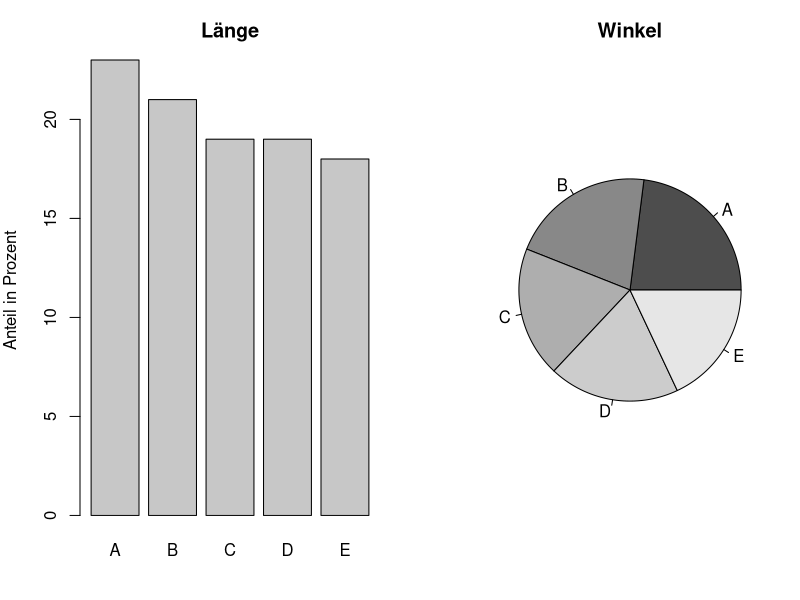
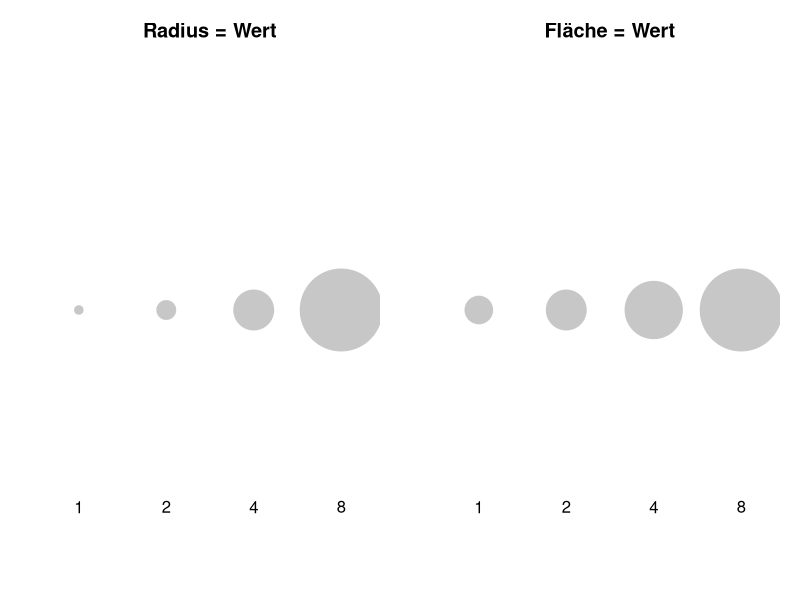
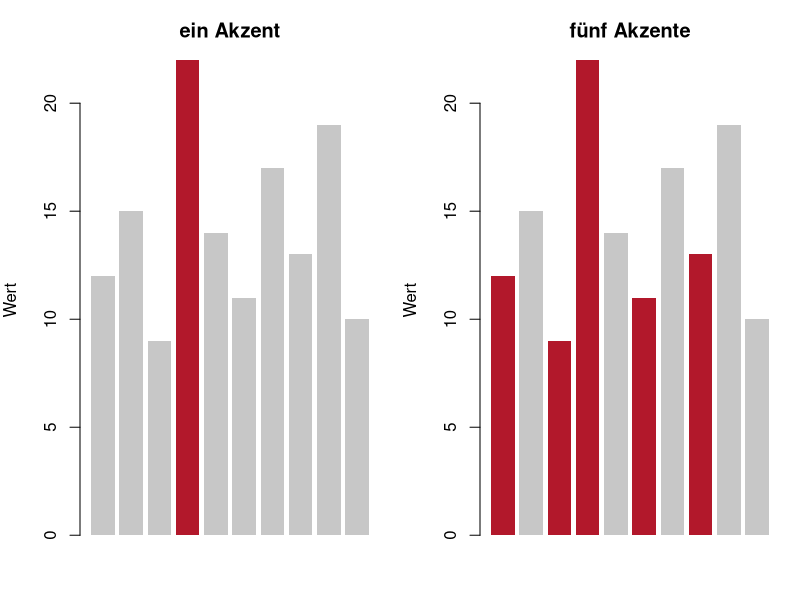
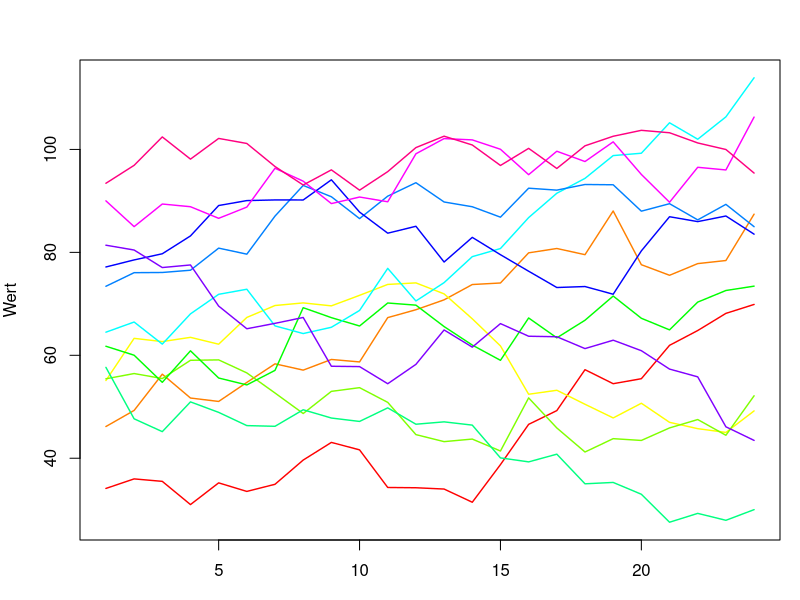
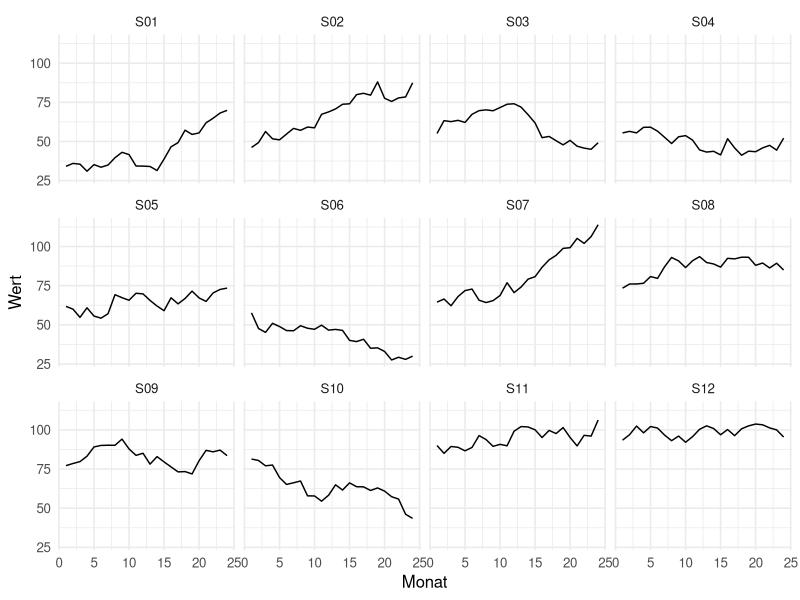
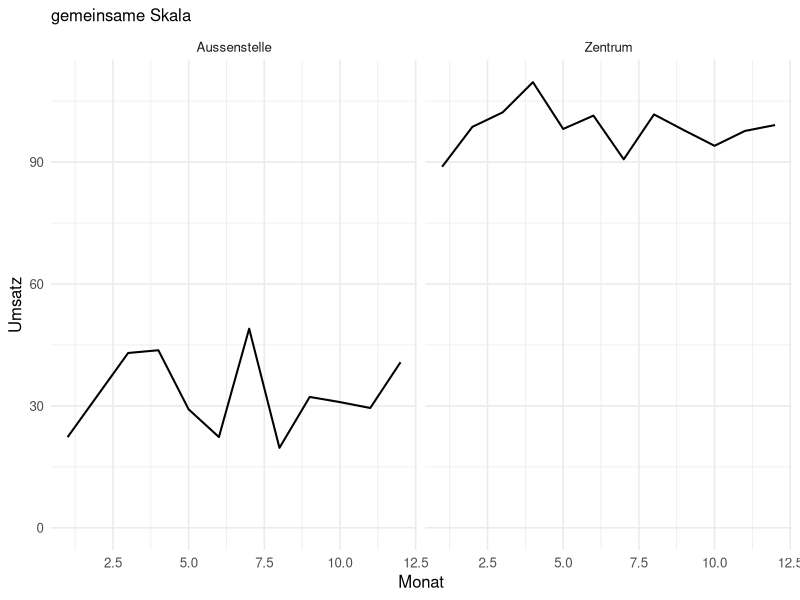
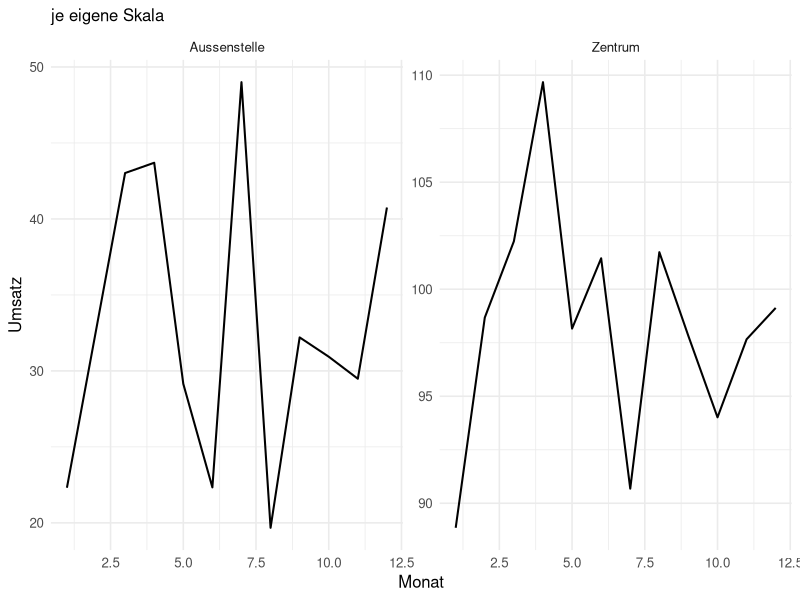

Write the R code that produced these figures, in order.
## ---- chunk 1
#| label: setup-r
#| include: false
library(ggplot2)

theme_set(theme_minimal(base_size = 12))

lehmer <- function(saat, anzahl) {
  s <- saat
  raus <- numeric(anzahl)
  for (k in seq_len(anzahl)) {
    s <- (16807 * s) %% 2147483647
    raus[k] <- s / 2147483647
  }
  raus
}

normalmatrix <- function(saat, zeilen, spalten) {
  matrix(qnorm(lehmer(saat, zeilen * spalten)), nrow = zeilen, byrow = TRUE)
}

akzent <- "#b2182b"
neutral <- "grey78"
## ---- chunk 2
#| label: fig-b1-wk-r
#| fig-cap: "Beispiel 1: dieselben Anteile als Länge und als Winkel."
#| fig-height: 3.4
kategorie <- c("A", "B", "C", "D", "E")
wert <- c(23, 21, 19, 19, 18)
grad <- wert / sum(wert) * 360

round(rbind(wert = wert, grad = grad), 1)

# Alle Paare: Wie gross ist der Unterschied im Winkel?
paare <- t(combn(5, 2))
vergleich <- data.frame(
  paar = paste0(kategorie[paare[, 1]], "-", kategorie[paare[, 2]]),
  punkte = abs(wert[paare[, 1]] - wert[paare[, 2]]),
  grad = round(abs(grad[paare[, 1]] - grad[paare[, 2]]), 1))
vergleich[order(vergleich$grad), ]

c(paare_unter_10_grad = sum(vergleich$grad < 10), paare_gesamt = nrow(vergleich))

par(mfrow = c(1, 2), mar = c(4, 4, 3, 1))
barplot(wert, names.arg = kategorie, col = neutral,
        ylab = "Anteil in Prozent", main = "Länge")
pie(wert, labels = kategorie, col = grey.colors(5), main = "Winkel")
par(mfrow = c(1, 1))
## ---- chunk 3
#| label: fig-b2-wk-r
#| fig-cap: "Beispiel 2: links Radius proportional zum Wert, rechts Fläche proportional zum Wert."
#| fig-height: 3.2
wert <- c(1, 2, 4, 8)

radius_falsch <- wert / wert[1]          # Radius = Wert
radius_richtig <- sqrt(wert / wert[1])   # Fläche = Wert

round(rbind(wert = wert,
            radius_falsch = radius_falsch,
            flaeche_falsch = radius_falsch^2,
            radius_richtig = radius_richtig,
            flaeche_richtig = radius_richtig^2), 3)

# Wahrnehmung: Flaeche wirkt ungefaehr mit dem Exponenten 0.7
round(c(echter_unterschied = 8,
        flaeche_korrekt_kodiert = 8,
        davon_wahrgenommen = 8^0.7,
        flaeche_bei_radiuskodierung = 64,
        davon_wahrgenommen = 64^0.7), 2)

par(mfrow = c(1, 2), mar = c(2, 2, 3, 1))
for (nm in c("Radius = Wert", "Fläche = Wert")) {
  r <- if (nm == "Radius = Wert") radius_falsch else radius_richtig
  symbols(seq_along(wert), rep(0, 4), circles = r, inches = 0.42,
          bg = neutral, fg = "white", xlab = "", ylab = "", axes = FALSE,
          main = nm, ylim = c(-1, 1))
  text(seq_along(wert), -0.85, labels = wert)
}
par(mfrow = c(1, 1))
## ---- chunk 4
#| label: fig-b3-wk-r
#| fig-cap: "Beispiel 3: ein Akzent unter zehn Balken, und fünf."
#| fig-height: 3.2
werte <- c(12, 15, 9, 22, 14, 11, 17, 13, 19, 10)
eine <- c(FALSE, FALSE, FALSE, TRUE, rep(FALSE, 6))
viele <- c(TRUE, FALSE, TRUE, TRUE, FALSE, TRUE, FALSE, TRUE, FALSE, FALSE)

for (nm in c("eine", "viele")) {
  maske <- get(nm)
  cat(sprintf("%-6s %d von %d Balken, %.1f Prozent der Balkenfläche\n",
              nm, sum(maske), length(werte),
              sum(werte[maske]) / sum(werte) * 100))
}
c(hoechster_balken = which.max(werte), sein_wert = max(werte))

par(mfrow = c(1, 2), mar = c(3, 4, 3, 1))
barplot(werte, col = ifelse(eine, akzent, neutral),
        main = "ein Akzent", ylab = "Wert", border = NA)
barplot(werte, col = ifelse(viele, akzent, neutral),
        main = "fünf Akzente", ylab = "Wert", border = NA)
par(mfrow = c(1, 1))
## ---- chunk 5
#| label: fig-b4-wk-r
#| fig-cap: "Beispiel 4: zwölf Serien als Spaghetti-Diagramm."
#| fig-height: 3.4
n_serien <- 12; n_zeit <- 24
Z <- normalmatrix(9090, n_serien, n_zeit)
start <- seq(40, 90, length.out = n_serien)
reihen <- start + t(apply(Z * 4, 1, cumsum))

kreuzungen <- 0
for (i in 1:(n_serien - 1)) {
  for (j in (i + 1):n_serien) {
    d <- reihen[i, ] - reihen[j, ]
    kreuzungen <- kreuzungen + sum(sign(d[-n_zeit]) * sign(d[-1]) < 0)
  }
}
c(serien = n_serien, paare = choose(n_serien, 2), kreuzungen = kreuzungen)
round(c(kleinster_wert = min(reihen), groesster_wert = max(reihen)), 1)
c(rang_gleich_geblieben = sum(order(reihen[, 1]) == order(reihen[, n_zeit])),
  von = n_serien)

matplot(t(reihen), type = "l", lty = 1, lwd = 1.4,
        col = rainbow(n_serien), xlab = "Monat", ylab = "Wert")
## ---- chunk 6
#| label: fig-b4b-wk-r
#| fig-cap: "Beispiel 4: dieselben zwölf Serien als kleine Teilgrafiken."
#| fig-height: 3.8
lang <- data.frame(
  serie = factor(rep(sprintf("S%02d", 1:n_serien), each = n_zeit)),
  monat = rep(1:n_zeit, times = n_serien),
  wert = as.vector(t(reihen)))

ggplot(lang, aes(monat, wert)) +
  geom_line(linewidth = 0.5) +
  facet_wrap(~ serie, ncol = 4) +
  labs(x = "Monat", y = "Wert")
## ---- chunk 7
#| label: fig-b5-wk-r
#| fig-cap: "Beispiel 5: gemeinsame Skala für beide Filialen."
#| fig-height: 2.6
Z <- normalmatrix(4040, 2, 12)
gross <- 100 + Z[1, ] * 6
klein <- 30 + Z[2, ] * 6

round(rbind(gross = c(mittel = mean(gross), spanne = diff(range(gross)),
                      min = min(gross), max = max(gross)),
            klein = c(mittel = mean(klein), spanne = diff(range(klein)),
                      min = min(klein), max = max(klein))), 1)
round(c(verhaeltnis_der_mittel = mean(gross) / mean(klein),
        verhaeltnis_der_spannen = diff(range(gross)) / diff(range(klein))), 2)

lang <- data.frame(
  filiale = rep(c("Zentrum", "Aussenstelle"), each = 12),
  monat = rep(1:12, 2),
  umsatz = c(gross, klein))

ggplot(lang, aes(monat, umsatz)) +
  geom_line(linewidth = 0.7) +
  facet_wrap(~ filiale) +
  expand_limits(y = 0) +
  labs(x = "Monat", y = "Umsatz", subtitle = "gemeinsame Skala")
## ---- chunk 8
#| label: fig-b5b-wk-r
#| fig-cap: "Beispiel 5: dieselben Daten mit je eigener y-Achse."
#| fig-height: 2.4
ggplot(lang, aes(monat, umsatz)) +
  geom_line(linewidth = 0.7) +
  facet_wrap(~ filiale, scales = "free_y") +
  labs(x = "Monat", y = "Umsatz", subtitle = "je eigene Skala")
